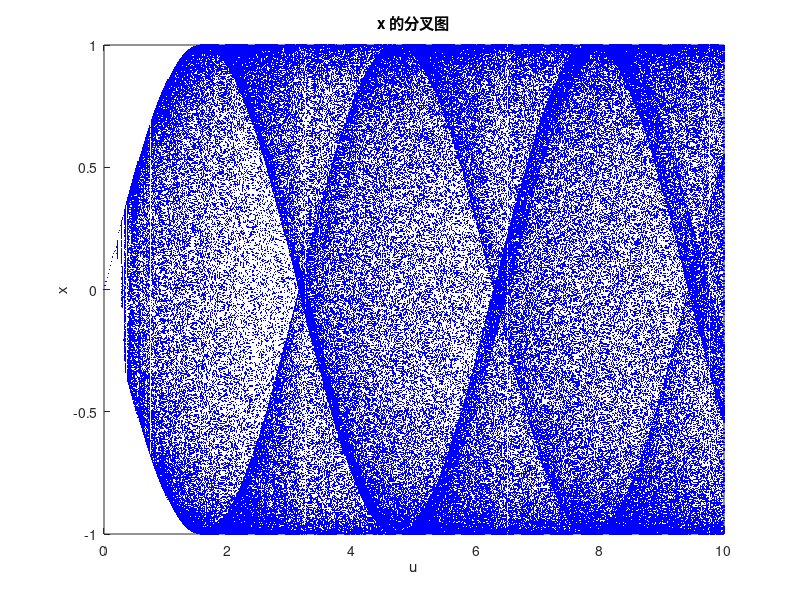
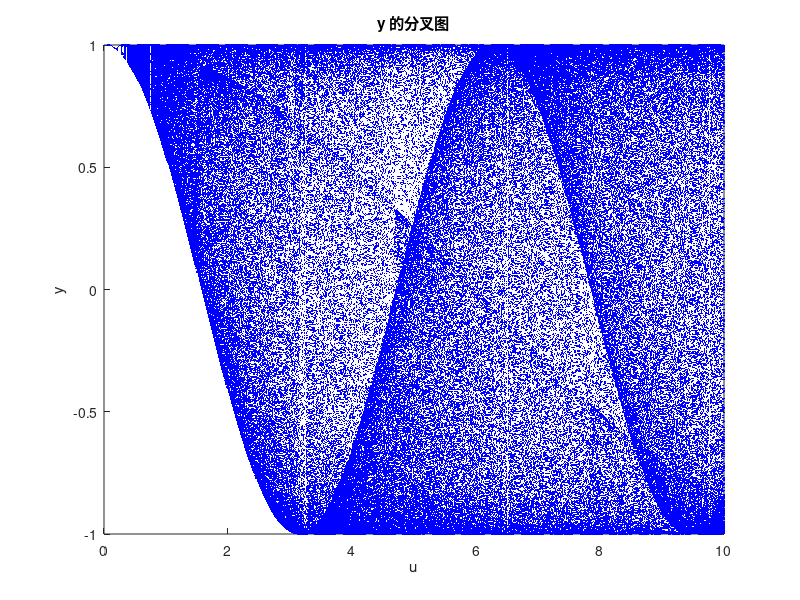

The MATLAB source for these figures, in order:
% 参数
v = 50;              % v 参数设为常数
y0 = 0.5;           % 初始条件 y
x0 = 0.5;           % 初始条件 x
u_min = 0;          % u 参数的最小值
u_max = 10;         % u 参数的最大值
u_steps = 600;     % u 参数的步数
num_iter = 600;    % 每个参数值的迭代次数
skip_iter = 100;    % 初始的迭代次数，用于跳过暂态行为

% 创建 u 的值的向量
u_values = linspace(u_min, u_max, u_steps);

% 初始化结果存储
x_results = zeros(num_iter - skip_iter, u_steps);
y_results = zeros(num_iter - skip_iter, u_steps);

% 对每一个 u 值进行迭代
for j = 1:u_steps
    u = u_values(j);
    x = x0;
    y = y0;
    
    % 迭代映射
    for i = 1:num_iter
        x_new = sin(u * cos(v / y));
        y_new = cos(u * sin(v * x^2));
        
        % 更新 x 和 y
        x = x_new;
        y = y_new;
        
        % 保存数据（跳过初始的迭代）
        if i > skip_iter
            x_results(i - skip_iter, j) = x;
            y_results(i - skip_iter, j) = y;
        end
    end
end

% 绘制 x 的分叉图
figure;
plot(u_values, x_results, 'b.', 'MarkerSize', 1);
title('x 的分叉图');
xlabel('u');
ylabel('x');

% 绘制 y 的分叉图
figure;
plot(u_values, y_results, 'b.', 'MarkerSize', 1);
title('y 的分叉图');
xlabel('u');
ylabel('y');